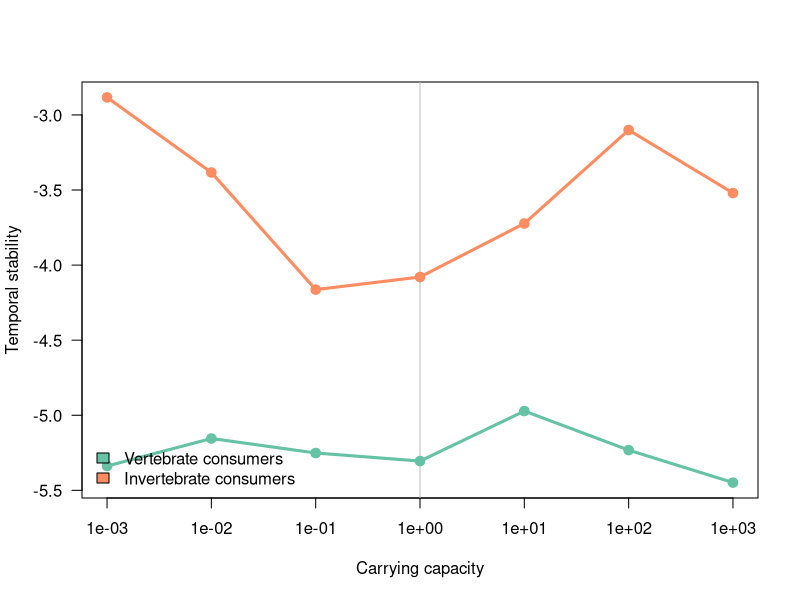

Generate this figure with R:
d <- read.table("./figures/sm2.dat", h=T)
d <- aggregate(d, by=list(vert=d$vertebrates, d$Z), mean)

d$vert <- as.vector(d$vert)

library(RColorBrewer)

pdf("figures/vertebrate.pdf")

palette(brewer.pal(3, "Set2"))

plot(0, pch=NA, xlim=range(d$Z), ylim=range(d$stability),
      xlab = "Carrying capacity", ylab = "Temporal stability",
      las = 1, log='x')

abline(v=1, col='grey')

i <- 1
for(v in unique(d$vert)) {
  x <- subset(d, vert == v)
  lines(stability~Z, x, col = i, type='o', pch=19, lwd=3)
  i <- i + 1
}

legend("bottomleft", fill=c(1:3),
      legend=c("Vertebrate consumers", "Invertebrate consumers"),
      bty='n')

dev.off()
